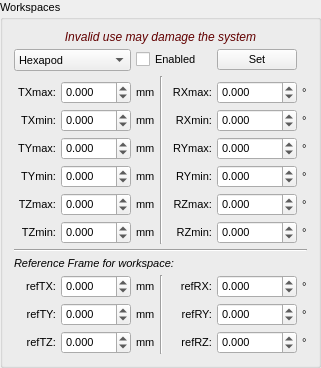
       <widget class="QGroupBox" name="grpWorkspaces">
        <property name="font">
         <font>
          <pointsize>8</pointsize>
         </font>
        </property>
        <property name="title">
         <string>Workspaces</string>
        </property>
        <layout class="QGridLayout" name="gridLayout_3">
         <property name="spacing">
          <number>5</number>
         </property>
         <item row="1" column="0" colspan="2">
          <widget class="QComboBox" name="cbsWorkspace">
           <property name="toolTip">
            <string>select workspace</string>
           </property>
           <item>
            <property name="text">
             <string>Hexapod</string>
            </property>
           </item>
           <item>
            <property name="text">
             <string>Jülich 1</string>
            </property>
           </item>
           <item>
            <property name="text">
             <string>Jülich 2</string>
            </property>
           </item>
           <item>
            <property name="text">
             <string>Jülich 3</string>
            </property>
           </item>
           <item>
            <property name="text">
             <string>Jülich 4</string>
            </property>
           </item>
           <item>
            <property name="text">
             <string>Jülich 5</string>
            </property>
           </item>
           <item>
            <property name="text">
             <string>Jülich 6</string>
            </property>
           </item>
           <item>
            <property name="text">
             <string>Jülich 7</string>
            </property>
           </item>
           <item>
            <property name="text">
             <string>Jülich 8</string>
            </property>
           </item>
           <item>
            <property name="text">
             <string>Jülich 9</string>
            </property>
           </item>
           <item>
            <property name="text">
             <string>Jülich 10</string>
            </property>
           </item>
          </widget>
         </item>
         <item row="1" column="2" colspan="4">
          <widget class="QCheckBox" name="togEnableWorkspace">
           <property name="text">
            <string>Enabled</string>
           </property>
          </widget>
         </item>
         <item row="2" column="3" rowspan="7" colspan="2">
          <widget class="Line" name="line_3">
           <property name="orientation">
            <enum>Qt::Vertical</enum>
           </property>
          </widget>
         </item>
         <item row="3" column="0">
          <widget class="QLabel" name="label_29">
           <property name="minimumSize">
            <size>
             <width>42</width>
             <height>0</height>
            </size>
           </property>
           <property name="text">
            <string>TXmax:</string>
           </property>
           <property name="alignment">
            <set>Qt::AlignRight|Qt::AlignTrailing|Qt::AlignVCenter</set>
           </property>
          </widget>
         </item>
         <item row="3" column="2">
          <widget class="QLabel" name="label_30">
           <property name="text">
            <string>mm</string>
           </property>
          </widget>
         </item>
         <item row="3" column="4" colspan="2">
          <widget class="QLabel" name="label_31">
           <property name="minimumSize">
            <size>
             <width>44</width>
             <height>0</height>
            </size>
           </property>
           <property name="text">
            <string>RXmax:</string>
           </property>
           <property name="alignment">
            <set>Qt::AlignRight|Qt::AlignTrailing|Qt::AlignVCenter</set>
           </property>
          </widget>
         </item>
         <item row="3" column="7">
          <widget class="QLabel" name="label_32">
           <property name="text">
            <string>°</string>
           </property>
          </widget>
         </item>
         <item row="4" column="2">
          <widget class="QLabel" name="label_39">
           <property name="text">
            <string>mm</string>
           </property>
          </widget>
         </item>
         <item row="4" column="7">
          <widget class="QLabel" name="label_40">
           <property name="text">
            <string>°</string>
           </property>
          </widget>
         </item>
         <item row="5" column="0">
          <widget class="QLabel" name="label_33">
           <property name="text">
            <string>TYmax:</string>
           </property>
           <property name="alignment">
            <set>Qt::AlignRight|Qt::AlignTrailing|Qt::AlignVCenter</set>
           </property>
          </widget>
         </item>
         <item row="5" column="2">
          <widget class="QLabel" name="label_41">
           <property name="text">
            <string>mm</string>
           </property>
          </widget>
         </item>
         <item row="5" column="4" colspan="2">
          <widget class="QLabel" name="label_34">
           <property name="text">
            <string>RYmax:</string>
           </property>
           <property name="alignment">
            <set>Qt::AlignRight|Qt::AlignTrailing|Qt::AlignVCenter</set>
           </property>
          </widget>
         </item>
         <item row="5" column="7">
          <widget class="QLabel" name="label_35">
           <property name="text">
            <string>°</string>
           </property>
          </widget>
         </item>
         <item row="6" column="2">
          <widget class="QLabel" name="label_43">
           <property name="text">
            <string>mm</string>
           </property>
          </widget>
         </item>
         <item row="6" column="7">
          <widget class="QLabel" name="label_45">
           <property name="text">
            <string>°</string>
           </property>
          </widget>
         </item>
         <item row="7" column="0">
          <widget class="QLabel" name="label_36">
           <property name="text">
            <string>TZmax:</string>
           </property>
           <property name="alignment">
            <set>Qt::AlignRight|Qt::AlignTrailing|Qt::AlignVCenter</set>
           </property>
          </widget>
         </item>
         <item row="7" column="2">
          <widget class="QLabel" name="label_42">
           <property name="text">
            <string>mm</string>
           </property>
          </widget>
         </item>
         <item row="7" column="4" colspan="2">
          <widget class="QLabel" name="label_37">
           <property name="text">
            <string>RZmax:</string>
           </property>
           <property name="alignment">
            <set>Qt::AlignRight|Qt::AlignTrailing|Qt::AlignVCenter</set>
           </property>
          </widget>
         </item>
         <item row="7" column="7">
          <widget class="QLabel" name="label_38">
           <property name="text">
            <string>°</string>
           </property>
          </widget>
         </item>
         <item row="8" column="2">
          <widget class="QLabel" name="label_44">
           <property name="text">
            <string>mm</string>
           </property>
          </widget>
         </item>
         <item row="8" column="7">
          <widget class="QLabel" name="label_46">
           <property name="text">
            <string>°</string>
           </property>
          </widget>
         </item>
         <item row="9" column="0" colspan="8">
          <widget class="Line" name="line_4">
           <property name="orientation">
            <enum>Qt::Horizontal</enum>
           </property>
          </widget>
         </item>
         <item row="10" column="0" colspan="8">
          <widget class="QLabel" name="label_59">
           <property name="font">
            <font>
             <italic>true</italic>
            </font>
           </property>
           <property name="text">
            <string>Reference Frame for workspace:</string>
           </property>
          </widget>
         </item>
         <item row="11" column="0">
          <widget class="QLabel" name="label_49">
           <property name="text">
            <string>refTX:</string>
           </property>
           <property name="alignment">
            <set>Qt::AlignRight|Qt::AlignTrailing|Qt::AlignVCenter</set>
           </property>
          </widget>
         </item>
         <item row="11" column="2">
          <widget class="QLabel" name="label_54">
           <property name="text">
            <string>mm</string>
           </property>
          </widget>
         </item>
         <item row="11" column="3" rowspan="3">
          <widget class="Line" name="line_5">
           <property name="orientation">
            <enum>Qt::Vertical</enum>
           </property>
          </widget>
         </item>
         <item row="11" column="4" colspan="2">
          <widget class="QLabel" name="label_53">
           <property name="minimumSize">
            <size>
             <width>30</width>
             <height>0</height>
            </size>
           </property>
           <property name="text">
            <string>refRX:</string>
           </property>
           <property name="alignment">
            <set>Qt::AlignRight|Qt::AlignTrailing|Qt::AlignVCenter</set>
           </property>
          </widget>
         </item>
         <item row="11" column="7">
          <widget class="QLabel" name="label_51">
           <property name="text">
            <string>°</string>
           </property>
          </widget>
         </item>
         <item row="12" column="0">
          <widget class="QLabel" name="label_58">
           <property name="text">
            <string>refTY:</string>
           </property>
           <property name="alignment">
            <set>Qt::AlignRight|Qt::AlignTrailing|Qt::AlignVCenter</set>
           </property>
          </widget>
         </item>
         <item row="12" column="2">
          <widget class="QLabel" name="label_52">
           <property name="text">
            <string>mm</string>
           </property>
          </widget>
         </item>
         <item row="12" column="4" colspan="2">
          <widget class="QLabel" name="label_55">
           <property name="minimumSize">
            <size>
             <width>30</width>
             <height>0</height>
            </size>
           </property>
           <property name="text">
            <string>refRY:</string>
           </property>
           <property name="alignment">
            <set>Qt::AlignRight|Qt::AlignTrailing|Qt::AlignVCenter</set>
           </property>
          </widget>
         </item>
         <item row="12" column="7">
          <widget class="QLabel" name="label_47">
           <property name="text">
            <string>°</string>
           </property>
          </widget>
         </item>
         <item row="13" column="0">
          <widget class="QLabel" name="label_48">
           <property name="text">
            <string>refTZ:</string>
           </property>
           <property name="alignment">
            <set>Qt::AlignRight|Qt::AlignTrailing|Qt::AlignVCenter</set>
           </property>
          </widget>
         </item>
         <item row="13" column="2">
          <widget class="QLabel" name="label_56">
           <property name="text">
            <string>mm</string>
           </property>
          </widget>
         </item>
         <item row="13" column="4" colspan="2">
          <widget class="QLabel" name="label_50">
           <property name="minimumSize">
            <size>
             <width>30</width>
             <height>0</height>
            </size>
           </property>
           <property name="text">
            <string>refRZ:</string>
           </property>
           <property name="alignment">
            <set>Qt::AlignRight|Qt::AlignTrailing|Qt::AlignVCenter</set>
           </property>
          </widget>
         </item>
         <item row="13" column="7">
          <widget class="QLabel" name="label_57">
           <property name="text">
            <string>°</string>
           </property>
          </widget>
         </item>
         <item row="3" column="1">
          <widget class="QDoubleSpinBox" name="inpWsTXmax">
           <property name="decimals">
            <number>3</number>
           </property>
           <property name="minimum">
            <double>-50.000000000000000</double>
           </property>
           <property name="maximum">
            <double>50.000000000000000</double>
           </property>
          </widget>
         </item>
         <item row="4" column="1">
          <widget class="QDoubleSpinBox" name="inpWsTXmin">
           <property name="decimals">
            <number>3</number>
           </property>
           <property name="minimum">
            <double>-50.000000000000000</double>
           </property>
           <property name="maximum">
            <double>50.000000000000000</double>
           </property>
          </widget>
         </item>
         <item row="4" column="0">
          <widget class="QLabel" name="label_60">
           <property name="text">
            <string>TXmin:</string>
           </property>
           <property name="alignment">
            <set>Qt::AlignRight|Qt::AlignTrailing|Qt::AlignVCenter</set>
           </property>
          </widget>
         </item>
         <item row="6" column="0">
          <widget class="QLabel" name="label_61">
           <property name="text">
            <string>TYmin:</string>
           </property>
           <property name="alignment">
            <set>Qt::AlignRight|Qt::AlignTrailing|Qt::AlignVCenter</set>
           </property>
          </widget>
         </item>
         <item row="5" column="1">
          <widget class="QDoubleSpinBox" name="inpWsTYmax">
           <property name="decimals">
            <number>3</number>
           </property>
           <property name="minimum">
            <double>-50.000000000000000</double>
           </property>
           <property name="maximum">
            <double>50.000000000000000</double>
           </property>
          </widget>
         </item>
         <item row="6" column="1">
          <widget class="QDoubleSpinBox" name="inpWsTYmin">
           <property name="decimals">
            <number>3</number>
           </property>
           <property name="minimum">
            <double>-50.000000000000000</double>
           </property>
           <property name="maximum">
            <double>50.000000000000000</double>
           </property>
          </widget>
         </item>
         <item row="8" column="0">
          <widget class="QLabel" name="label_62">
           <property name="text">
            <string>TZmin:</string>
           </property>
           <property name="alignment">
            <set>Qt::AlignRight|Qt::AlignTrailing|Qt::AlignVCenter</set>
           </property>
          </widget>
         </item>
         <item row="7" column="1">
          <widget class="QDoubleSpinBox" name="inpWsTZmax">
           <property name="decimals">
            <number>3</number>
           </property>
           <property name="minimum">
            <double>-150.000000000000000</double>
           </property>
           <property name="maximum">
            <double>150.000000000000000</double>
           </property>
          </widget>
         </item>
         <item row="8" column="1">
          <widget class="QDoubleSpinBox" name="inpWsTZmin">
           <property name="decimals">
            <number>3</number>
           </property>
           <property name="minimum">
            <double>-150.000000000000000</double>
           </property>
           <property name="maximum">
            <double>150.000000000000000</double>
           </property>
          </widget>
         </item>
         <item row="3" column="6">
          <widget class="QDoubleSpinBox" name="inpWsRXmax">
           <property name="decimals">
            <number>3</number>
           </property>
           <property name="minimum">
            <double>-20.000000000000000</double>
           </property>
           <property name="maximum">
            <double>20.000000000000000</double>
           </property>
          </widget>
         </item>
         <item row="4" column="6">
          <widget class="QDoubleSpinBox" name="inpWsRXmin">
           <property name="decimals">
            <number>3</number>
           </property>
           <property name="minimum">
            <double>-20.000000000000000</double>
           </property>
           <property name="maximum">
            <double>20.000000000000000</double>
           </property>
          </widget>
         </item>
         <item row="5" column="6">
          <widget class="QDoubleSpinBox" name="inpWsRYmax">
           <property name="decimals">
            <number>3</number>
           </property>
           <property name="minimum">
            <double>-20.000000000000000</double>
           </property>
           <property name="maximum">
            <double>20.000000000000000</double>
           </property>
          </widget>
         </item>
         <item row="6" column="6">
          <widget class="QDoubleSpinBox" name="inpWsRYmin">
           <property name="decimals">
            <number>3</number>
           </property>
           <property name="minimum">
            <double>-20.000000000000000</double>
           </property>
           <property name="maximum">
            <double>20.000000000000000</double>
           </property>
          </widget>
         </item>
         <item row="7" column="6">
          <widget class="QDoubleSpinBox" name="inpWsRZmax">
           <property name="toolTip">
            <string>Rotation with Hexapod and Drehtisch (-180°..+180°)</string>
           </property>
           <property name="decimals">
            <number>3</number>
           </property>
           <property name="minimum">
            <double>-180.000000000000000</double>
           </property>
           <property name="maximum">
            <double>180.000000000000000</double>
           </property>
          </widget>
         </item>
         <item row="8" column="6">
          <widget class="QDoubleSpinBox" name="inpWsRZmin">
           <property name="toolTip">
            <string>Rotation with Hexapod and Drehtisch (-180°..+180°)</string>
           </property>
           <property name="decimals">
            <number>3</number>
           </property>
           <property name="minimum">
            <double>-180.000000000000000</double>
           </property>
           <property name="maximum">
            <double>180.000000000000000</double>
           </property>
          </widget>
         </item>
         <item row="4" column="5">
          <widget class="QLabel" name="label_63">
           <property name="text">
            <string>RXmin:</string>
           </property>
           <property name="alignment">
            <set>Qt::AlignRight|Qt::AlignTrailing|Qt::AlignVCenter</set>
           </property>
          </widget>
         </item>
         <item row="6" column="5">
          <widget class="QLabel" name="label_64">
           <property name="text">
            <string>RYmin:</string>
           </property>
           <property name="alignment">
            <set>Qt::AlignRight|Qt::AlignTrailing|Qt::AlignVCenter</set>
           </property>
          </widget>
         </item>
         <item row="8" column="5">
          <widget class="QLabel" name="label_65">
           <property name="text">
            <string>RZmin:</string>
           </property>
           <property name="alignment">
            <set>Qt::AlignRight|Qt::AlignTrailing|Qt::AlignVCenter</set>
           </property>
          </widget>
         </item>
         <item row="11" column="1">
          <widget class="QDoubleSpinBox" name="inpWsTXref">
           <property name="decimals">
            <number>3</number>
           </property>
           <property name="minimum">
            <double>-50.000000000000000</double>
           </property>
           <property name="maximum">
            <double>50.000000000000000</double>
           </property>
          </widget>
         </item>
         <item row="12" column="1">
          <widget class="QDoubleSpinBox" name="inpWsTYref">
           <property name="decimals">
            <number>3</number>
           </property>
           <property name="minimum">
            <double>-50.000000000000000</double>
           </property>
           <property name="maximum">
            <double>50.000000000000000</double>
           </property>
          </widget>
         </item>
         <item row="13" column="1">
          <widget class="QDoubleSpinBox" name="inpWsTZref">
           <property name="decimals">
            <number>3</number>
           </property>
           <property name="minimum">
            <double>-50.000000000000000</double>
           </property>
           <property name="maximum">
            <double>510.000000000000000</double>
           </property>
          </widget>
         </item>
         <item row="11" column="6">
          <widget class="QDoubleSpinBox" name="inpWsRXref">
           <property name="decimals">
            <number>3</number>
           </property>
           <property name="minimum">
            <double>-20.000000000000000</double>
           </property>
           <property name="maximum">
            <double>20.000000000000000</double>
           </property>
          </widget>
         </item>
         <item row="12" column="6">
          <widget class="QDoubleSpinBox" name="inpWsRYref">
           <property name="decimals">
            <number>3</number>
           </property>
           <property name="minimum">
            <double>-20.000000000000000</double>
           </property>
           <property name="maximum">
            <double>20.000000000000000</double>
           </property>
          </widget>
         </item>
         <item row="13" column="6">
          <widget class="QDoubleSpinBox" name="inpWsRZref">
           <property name="decimals">
            <number>3</number>
           </property>
           <property name="minimum">
            <double>-180.000000000000000</double>
           </property>
           <property name="maximum">
            <double>180.000000000000000</double>
           </property>
          </widget>
         </item>
         <item row="1" column="6">
          <widget class="QPushButton" name="butSetWorkspace">
           <property name="text">
            <string>Set</string>
           </property>
          </widget>
         </item>
         <item row="0" column="0" colspan="8">
          <widget class="QLabel" name="label_79">
           <property name="palette">
            <palette>
             <active>
              <colorrole role="WindowText">
               <brush brushstyle="SolidPattern">
                <color alpha="255">
                 <red>98</red>
                 <green>0</green>
                 <blue>0</blue>
                </color>
               </brush>
              </colorrole>
              <colorrole role="Text">
               <brush brushstyle="SolidPattern">
                <color alpha="255">
                 <red>98</red>
                 <green>0</green>
                 <blue>0</blue>
                </color>
               </brush>
              </colorrole>
             </active>
             <inactive>
              <colorrole role="WindowText">
               <brush brushstyle="SolidPattern">
                <color alpha="255">
                 <red>98</red>
                 <green>0</green>
                 <blue>0</blue>
                </color>
               </brush>
              </colorrole>
              <colorrole role="Text">
               <brush brushstyle="SolidPattern">
                <color alpha="255">
                 <red>98</red>
                 <green>0</green>
                 <blue>0</blue>
                </color>
               </brush>
              </colorrole>
             </inactive>
             <disabled>
              <colorrole role="WindowText">
               <brush brushstyle="SolidPattern">
                <color alpha="255">
                 <red>118</red>
                 <green>118</green>
                 <blue>117</blue>
                </color>
               </brush>
              </colorrole>
              <colorrole role="Text">
               <brush brushstyle="SolidPattern">
                <color alpha="255">
                 <red>118</red>
                 <green>118</green>
                 <blue>117</blue>
                </color>
               </brush>
              </colorrole>
             </disabled>
            </palette>
           </property>
           <property name="font">
            <font>
             <pointsize>9</pointsize>
             <italic>true</italic>
            </font>
           </property>
           <property name="text">
            <string>Invalid use may damage the system</string>
           </property>
           <property name="alignment">
            <set>Qt::AlignCenter</set>
           </property>
          </widget>
         </item>
        </layout>
       </widget>
